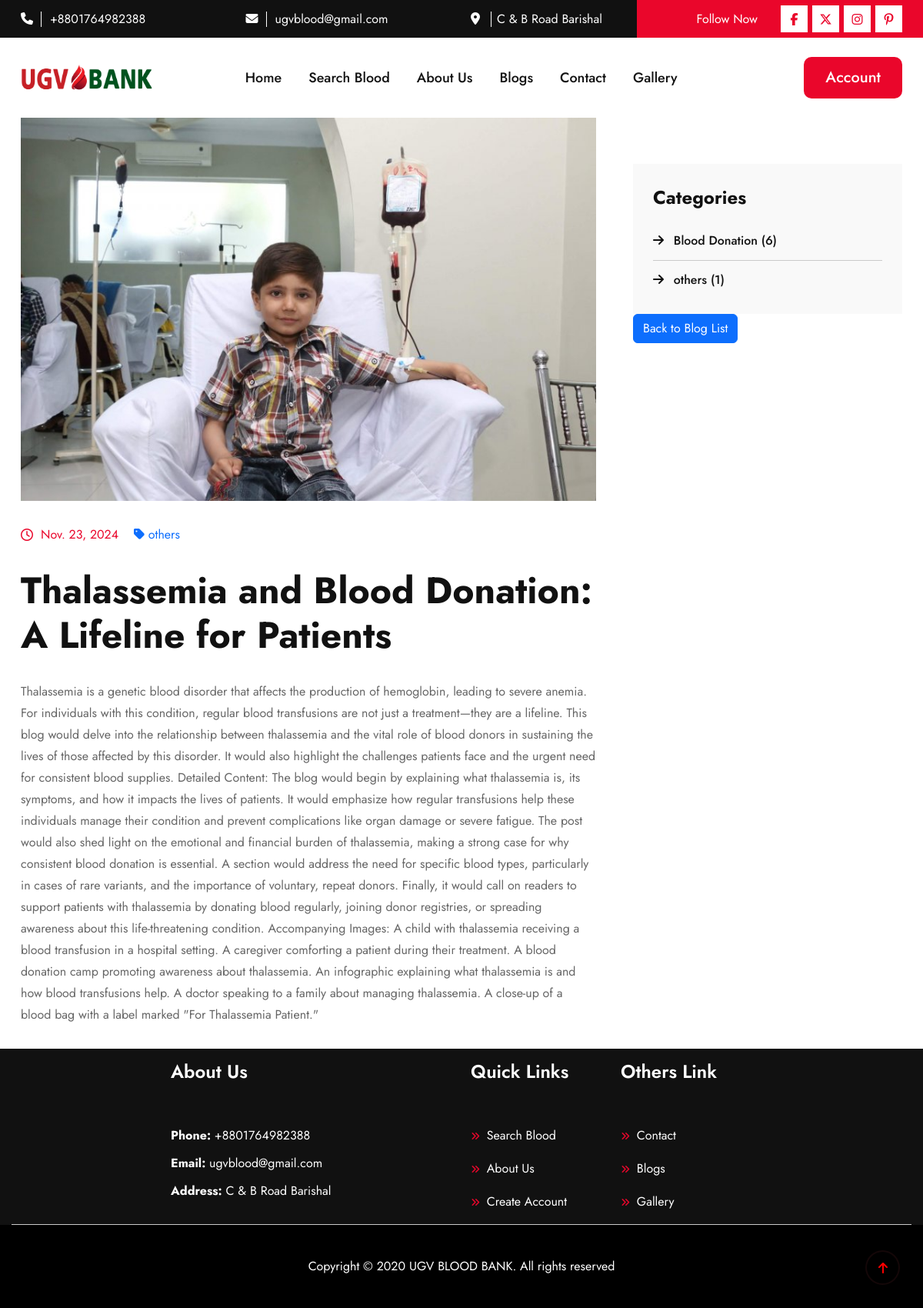
The app's page /blog/7/, older data.
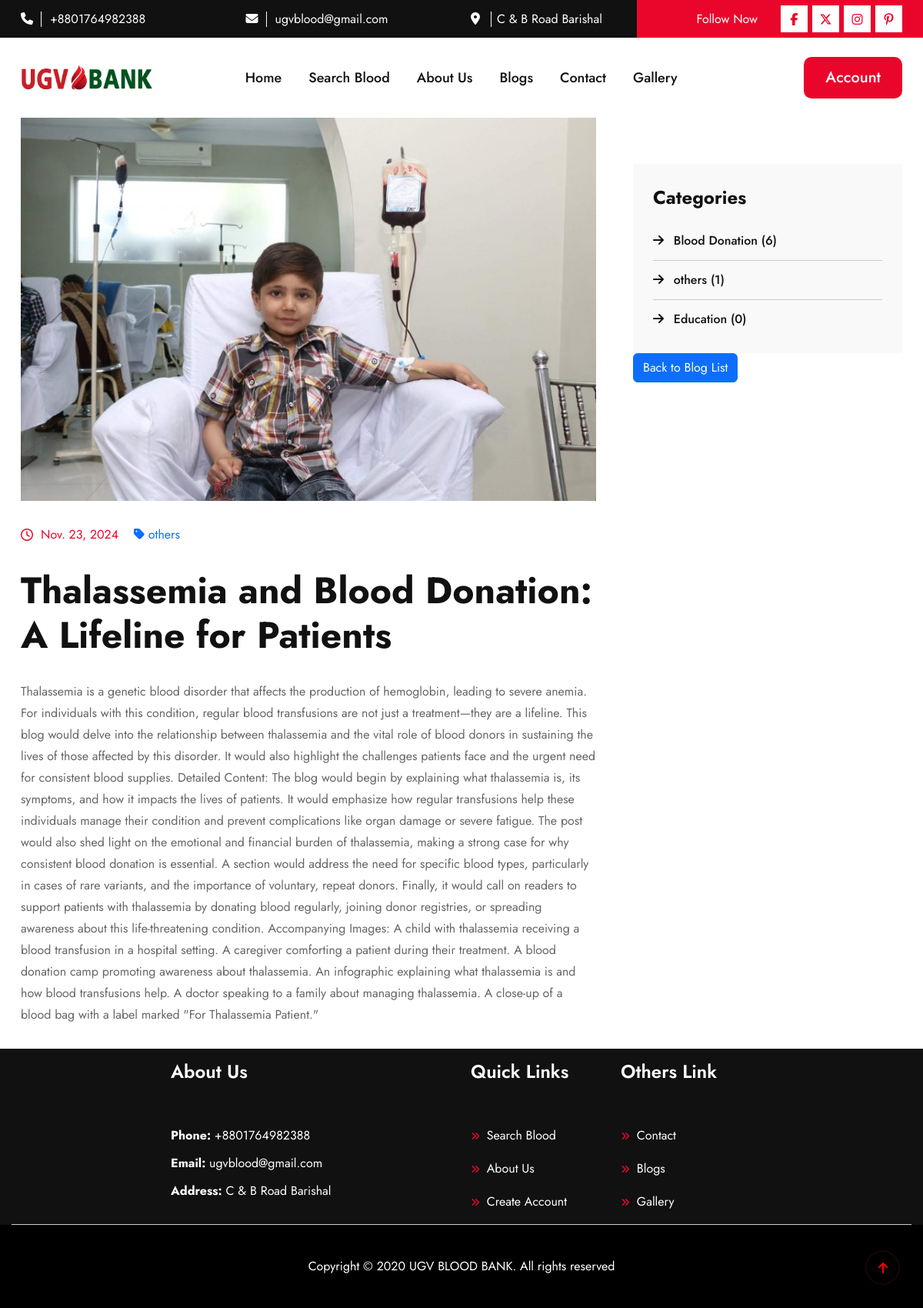
The same page, newer data.
### blood/models.py (models this page shows, shortened)
class Category(models.Model):
    name = models.CharField(max_length=100, unique=True)
    created_at = models.DateTimeField(auto_now_add=True)

### blood/views.py (the view)
# urls.py: path('blog/<int:blog_id>/', blog_detail_view, name='blog_detail'),
def blog_detail_view(request, blog_id):
    blog = get_object_or_404(Blog, id=blog_id)  # Fetch the blog post by ID
    category = blog.category  # Get the category of the blog post
    category_blog_count = Blog.objects.filter(category=category).count()  # Get the number of blogs in that category
    all_categories = Category.objects.all()[:20]  # Get all categories (limit to 20)
    context = {
        'blog': blog,
        'category': category,
        'category_blog_count': category_blog_count,
        'all_categories': all_categories,
    }
    return render(request, 'blog_detail.html', context)

### blood/context_processors.py (called while the page is built)
def site_information(request):
    site_info = SiteInfo.objects.first()
    return {
        'site_info': site_info
    }

### templates/blog_detail.html (shortened to what this page needs)
{% extends 'base.html' %}
{% load static %}
{% block content %}
<div class="blog__details__section ">
    <div class="container">
        <div class="row g-5">
            <div class="col-xl-8">
                <div class="km_blog__main">
                    <div class="blog__img mb-30">
                        <img src="{{ blog.image.url }}" alt="images not founds" class="img-fluid">
                    </div>
                    <ul class="fc-list mb-30">
                        <li>
                            <i class="fa-regular fa-clock"></i>
                            <span>{{ blog.published_at }}</span>
                        </li>
                        <li><a href="{% url 'blog_category' category.id %}">
                            <span><i class="fa-solid fa-tag"></i> {{ category.name }}</span>
                        </a>
                        </li>
                    </ul>
                    <div class="km__blog_content">
                        <h2 class="mb-30">{{ blog.title }}</h2>
                        <p class="mb-30">{{ blog.description }}</p>
                    </div>
                </div>
            </div>
            <div class="col-xl-4">
                <div class="km__blog__sidebar">
                    <div class="bl-sidebar-widget bl-category-widget mt-60">
                        <h5 class="widget-title mb-3">Categories</h5>
                        <ul class="bl-ct-list">
                            {% for category in all_categories %}
                            <li>
                                <a href="{% url 'blog_category' category.id %}">
                                    <span class="me-2"><i class="fa-solid fa-arrow-right"></i></span>
                                    {{ category.name }}
                                    ({{ category.blogs.count }})
                                </a>
                            </li>
                            {% endfor %}
                        </ul>
                    </div>
                    <div class="bl__sidebar__widget mb-60">
                        <a href="{% url 'blog_list' %}" class="btn btn-primary">Back to Blog List</a>
                    </div>
                </div>
            </div>
        </div>
    </div>
</div>
{% endblock %}

Row changes from the older to the newer data that the page shows:
added Category: name "Education", blogs.count "0"
